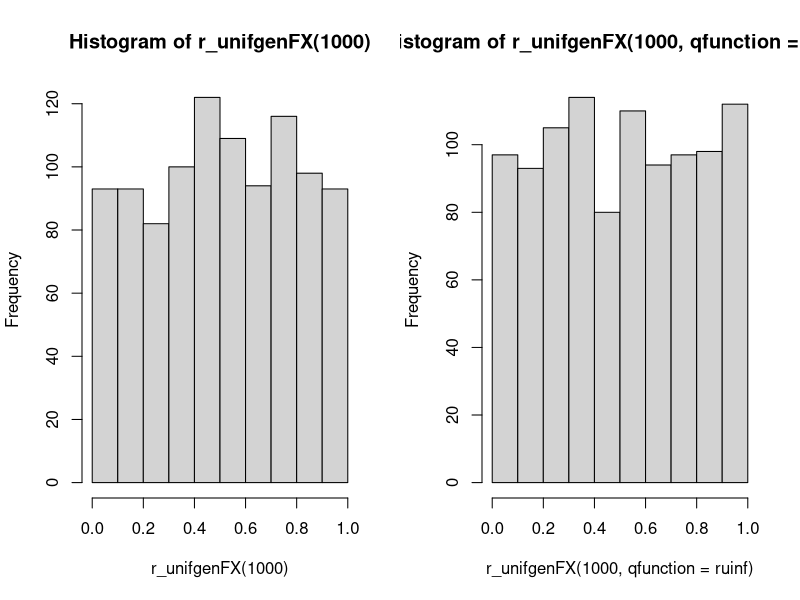
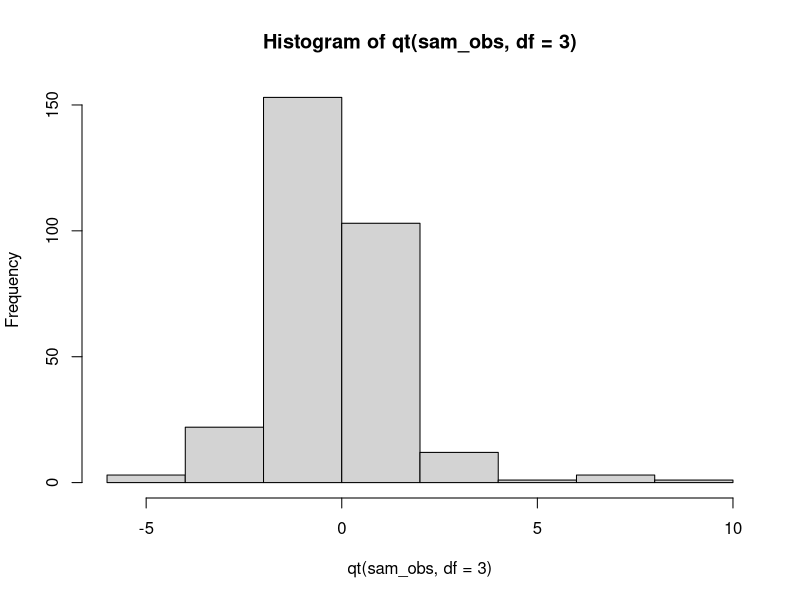
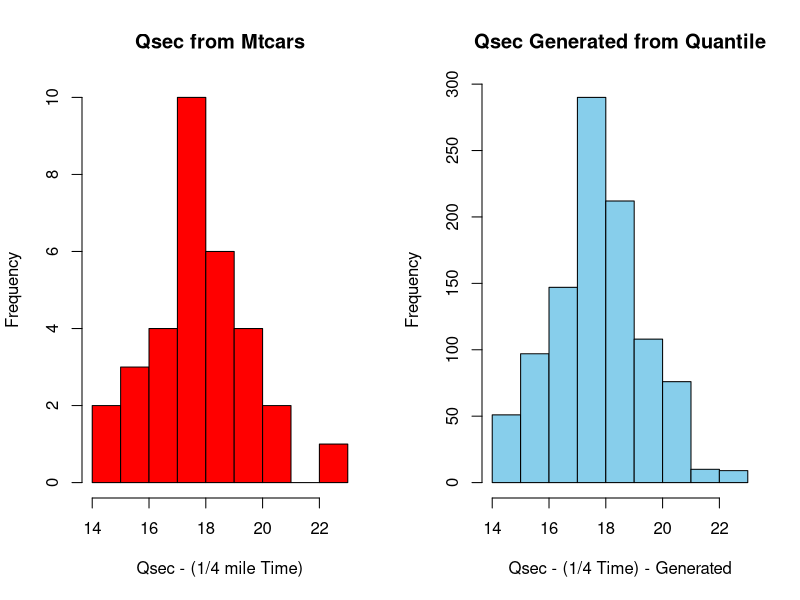
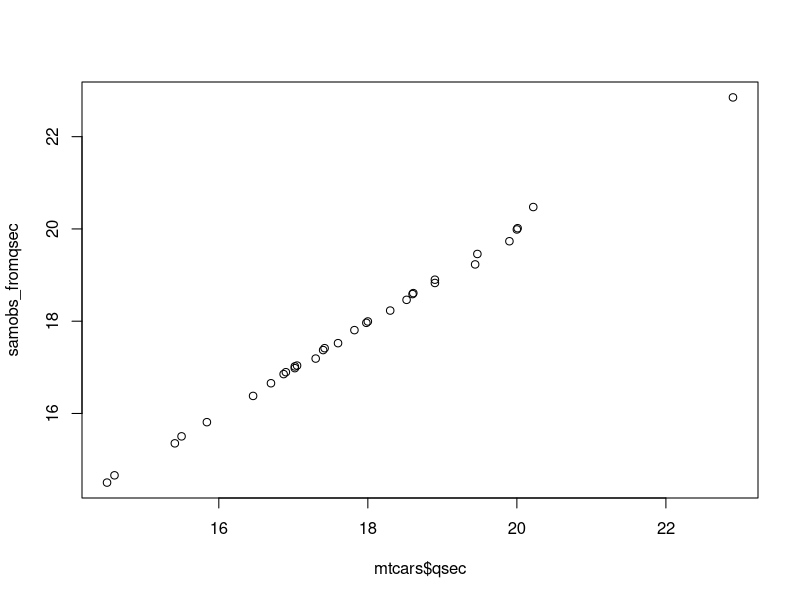
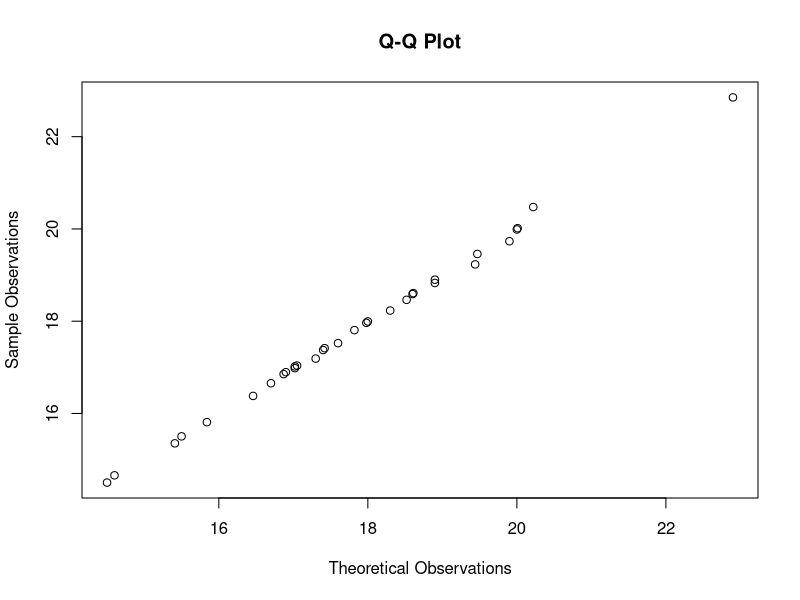

Recreate these plots in R, in order.
## ---- chunk 1
r_unifgenFX <- function(n, qfunction = qnorm)
{
  randomderivates <- runif(n, min =0, max = 1)
  return (randomderivates)
}
## ---- chunk 2
set.seed(1234567)

oldpar <- par(mfrow = c(1, 2))
hist(r_unifgenFX(1000))

hist(r_unifgenFX(1000, qfunction = ruinf))
par(oldpar)
## ---- chunk 3

r_unifgen <- function (n, dof)
{
  robs_student_t <- rt(n, df=dof)
  return (robs_student_t)
}
## ---- chunk 4
sam_obs <- r_unifgen(1000, 3)

# Now passing the vector of random values to the qt fucntion to find the quantile values. 

 x_val <- qt(sam_obs, df= 3, lower.tail = TRUE)

hist(qt(sam_obs, df = 3))
 
## ---- chunk 5
# Just analyzing the dataset before interpreting the questions ! 

str(mtcars)
# we can infer that it has 11 variables and 32 rows . Names of these are mpg, cyl, disp, hp, drat, wt, qsec, vs, am, gear, card
head(mtcars)

## ---- chunk 6
summary(mtcars)
## ---- chunk 7
# Now lets use the Quantile function to answer the question 
quantile(mtcars$qsec)
## ---- chunk 8
samobs_fromqsec <- quantile(mtcars$qsec, prob = runif(1000))
samobs_fromqsec
## ---- chunk 9
# Printing all 32 rows of data with respect to number of cylinders
print(mtcars$cyl)

# Running the summary to get more info
summary(mtcars$cyl)

#calculating the mode of cyl
y <- mtcars$cyl
y <- table(y)
names(y)[which.max(y==max(y))]
## ---- chunk 10
## Using the quantile function for cyl
quantile(mtcars$cyl, prob=runif(10))
## ---- chunk 11
dat <- par(mfrow = c(1,2))
hist(mtcars$qsec, main = "Qsec from Mtcars", xlab = "Qsec - (1/4 mile Time)", col = 'red')
hist(samobs_fromqsec, main = "Qsec Generated from Quantile", xlab = "Qsec - (1/4 Time) - Generated", col='skyblue')
par(dat)

## ---- chunk 12
qqplot(mtcars$qsec, samobs_fromqsec)


qqplot(mtcars$qsec, samobs_fromqsec, main = "Q-Q Plot",xlab = "Theoretical Observations", ylab = "Sample Observations")
## ---- chunk 13

quantile(mtcars$cyl, probs = runif(50), CI.type = "two.sided", nbboot=100)

